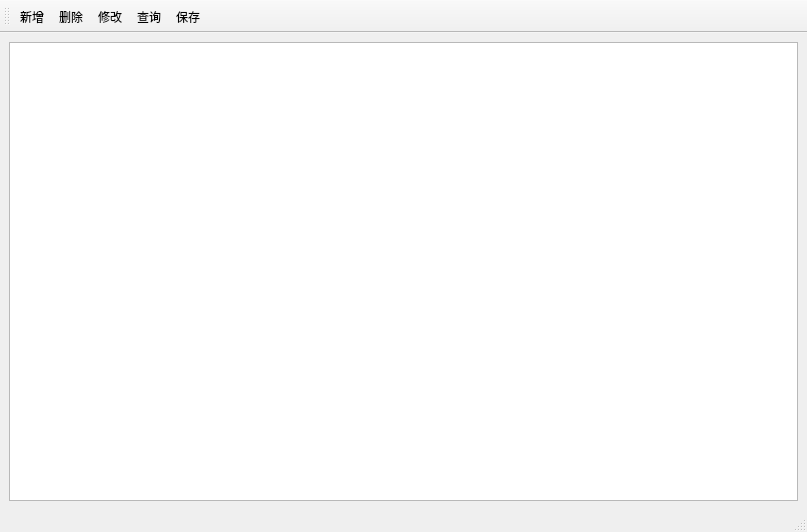
<?xml version="1.0" encoding="UTF-8"?>
<ui version="4.0">
 <class>BugRecordPage</class>
 <widget class="QMainWindow" name="BugRecordPage">
  <property name="geometry">
   <rect>
    <x>0</x>
    <y>0</y>
    <width>807</width>
    <height>532</height>
   </rect>
  </property>
  <property name="windowTitle">
   <string>BugRecordPage</string>
  </property>
  <widget class="QWidget" name="centralwidget">
   <layout class="QGridLayout" name="gridLayout">
    <item row="0" column="0">
     <widget class="QTableView" name="tableBugRecord"/>
    </item>
   </layout>
  </widget>
  <widget class="QStatusBar" name="statusbar"/>
  <widget class="QToolBar" name="toolBar">
   <property name="windowTitle">
    <string>toolBar</string>
   </property>
   <property name="movable">
    <bool>true</bool>
   </property>
   <property name="allowedAreas">
    <set>Qt::AllToolBarAreas</set>
   </property>
   <property name="toolButtonStyle">
    <enum>Qt::ToolButtonTextUnderIcon</enum>
   </property>
   <property name="floatable">
    <bool>true</bool>
   </property>
   <attribute name="toolBarArea">
    <enum>TopToolBarArea</enum>
   </attribute>
   <attribute name="toolBarBreak">
    <bool>false</bool>
   </attribute>
   <addaction name="actNew"/>
   <addaction name="actDel"/>
   <addaction name="actModify"/>
   <addaction name="actQuery"/>
   <addaction name="actSave"/>
  </widget>
  <action name="actNew">
   <property name="icon">
    <iconset resource="image.qrc">
     <normaloff>:/new/toolBarButton/Knob Add.ico</normaloff>:/new/toolBarButton/Knob Add.ico</iconset>
   </property>
   <property name="text">
    <string>新增</string>
   </property>
  </action>
  <action name="actDel">
   <property name="icon">
    <iconset resource="image.qrc">
     <normaloff>:/new/toolBarButton/Knob Cancel.ico</normaloff>:/new/toolBarButton/Knob Cancel.ico</iconset>
   </property>
   <property name="text">
    <string>删除</string>
   </property>
  </action>
  <action name="actModify">
   <property name="icon">
    <iconset resource="image.qrc">
     <normaloff>:/new/toolBarButton/Knob Loop On.ico</normaloff>:/new/toolBarButton/Knob Loop On.ico</iconset>
   </property>
   <property name="text">
    <string>修改</string>
   </property>
  </action>
  <action name="actQuery">
   <property name="icon">
    <iconset resource="image.qrc">
     <normaloff>:/new/toolBarButton/Knob Search.ico</normaloff>:/new/toolBarButton/Knob Search.ico</iconset>
   </property>
   <property name="text">
    <string>查询</string>
   </property>
   <property name="shortcut">
    <string>Ctrl+F</string>
   </property>
  </action>
  <action name="actSave">
   <property name="icon">
    <iconset resource="image.qrc">
     <normaloff>:/new/toolBarButton/Save.ico</normaloff>:/new/toolBarButton/Save.ico</iconset>
   </property>
   <property name="text">
    <string>保存</string>
   </property>
   <property name="shortcut">
    <string>Ctrl+S</string>
   </property>
  </action>
 </widget>
 <resources>
  <include location="image.qrc"/>
 </resources>
 <connections/>
</ui>
